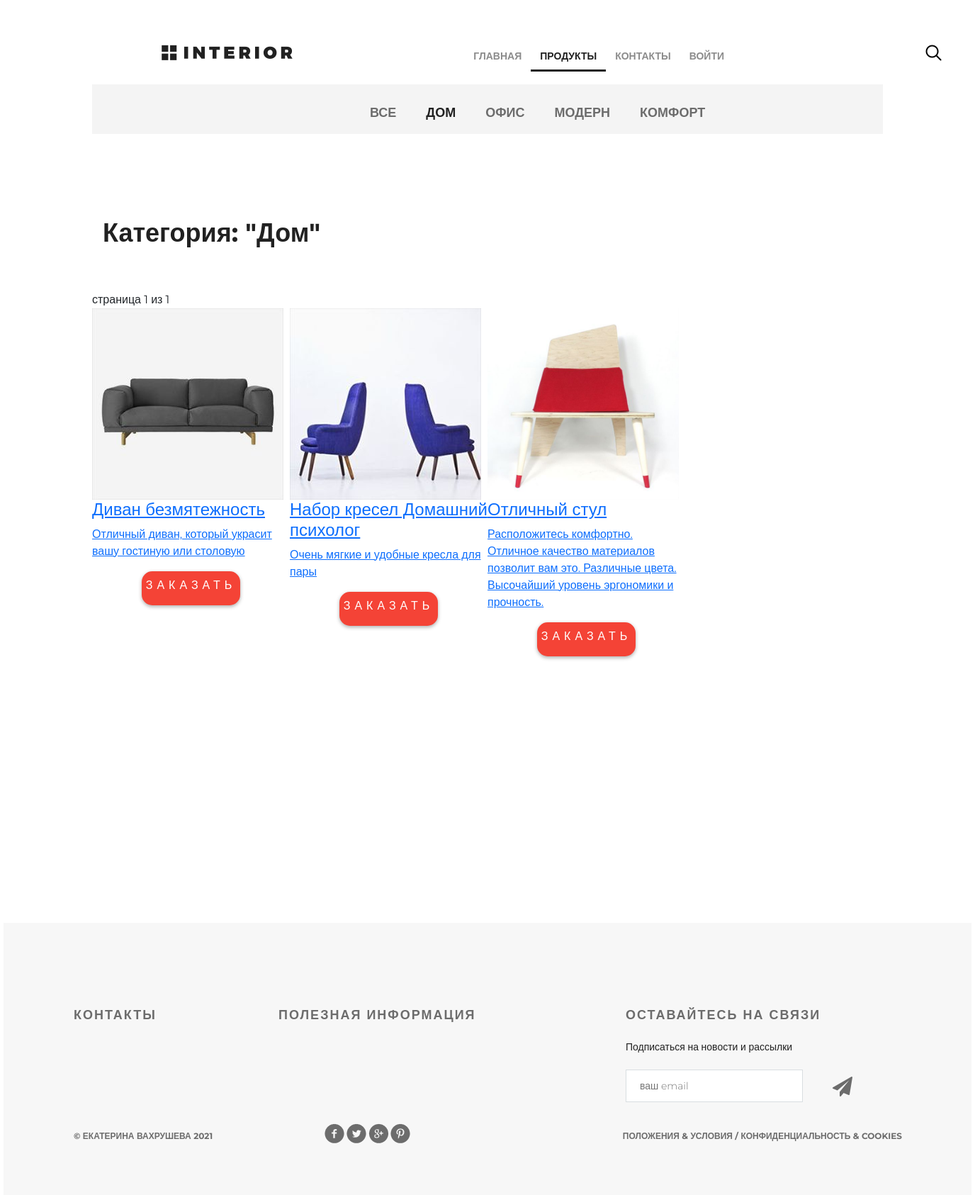
Page /products/category/1/page/1/ on the committed database.
### mainapp/models.py (models this page shows, shortened)
class ProductCategory(models.Model):
    objects: models.Manager()
    name = models.CharField(
        verbose_name='наименование',
        max_length=100,
        unique=True,
    )
    description = models.TextField(
        verbose_name='описание',
        blank=True,
    )
    is_deleted = models.BooleanField(
        default=False,
        verbose_name='категория удалена'
    )
    class Meta():
        verbose_name = 'категория'
        verbose_name_plural = 'категории'

class Product(models.Model):
    objects: models.Manager()
    category = models.ForeignKey(
        ProductCategory,
        on_delete=models.CASCADE
    )
    name = models.CharField(
        verbose_name='наименование',
        max_length=128
    )
    image = models.ImageField(
        upload_to='products_images',
        blank=True,
        verbose_name='фото'
    )
    short_desc = models.CharField(
        verbose_name='краткое описание',
        max_length=60,
        blank=True
    )
    description = models.TextField(
        verbose_name='описание',
        blank=True
    )
    price = models.DecimalField(
        verbose_name='цена',
        max_digits=8,
        decimal_places=2,
        default=0
    )
    quantity = models.PositiveIntegerField(
        verbose_name='количество',
        default=0
    )
    is_deleted = models.BooleanField(
        default=False,
        verbose_name='товар удален'
    )
    class Meta():
        verbose_name = 'товар'
        verbose_name_plural = 'товары'

### mainapp/views.py (the view)
def products_list(request, pk, page=1):
    if pk == 0:
        category = {
            'name': 'все',
            'pk': pk
        }
        products = Product.objects.filter(is_deleted=False).order_by('name')
    else:
        category = get_object_or_404(ProductCategory, pk=pk)
        products = Product.objects.filter(is_deleted=False,
                                          category__pk=pk).order_by('name')
    paginator = Paginator(products, 4)
    try:
        products_paginator = paginator.page(page)
    except PageNotAnInteger:
        products_paginator = paginator.page(1)
    except EmptyPage:
        products_paginator = paginator.page(paginator.num_pages)
    content = {
        'title': 'продукты',
        'links_menu': ProductCategory.objects.filter(is_deleted=False),
        'category': category,
        'products': products_paginator,
        'basket': get_basket(request.user),
    }
    return render(request, 'mainapp/products_list.html', content)

### mainapp/views.py (called while the page is built)
def get_basket(user):
    if user.is_authenticated:
        return Basket.objects.filter(user=user)
    else:
        return []

### mainapp/templates/mainapp/products_list.html (shortened to what this page needs)
{% extends 'layout.html' %}
{% load static %}
{% block content %}
<div class="hero-white">
    <div class="header clearfix">
        {% include 'includes/inc_main_menu.html' %}
    </div>
</div>
<div class="details">
    <div class="links clearfix">
        {% include 'includes/inc_categories_menu.html' %}
    </div>
    <div class="products_list">
        <div class="title clearfix">
            <h2>
                Категория: "{{ category.name|title }}"
            </h2>
        </div>
        <div class="paginator">
            <span class="current">
            страница {{ products.number }} из
            {{ products.paginator.num_pages }}
          </span>
        </div>
    </div>
    <div class="category-products clearfix">
        {% for product in products %}
        <div class="block">
            <a href="{% url 'products:product' product.pk %}">
                <img class="img_block" src="/media/{{ product.image }}"
                     alt="product">
                <div class="text">
                    <h4>{{ product.name }}</h4>
                    <p>{{ product.description }}</p>
                </div>
            </a>
            <a href="{% url 'basket:add' product.pk %}" class="red-button">
                заказать
            </a>
        </div>
        {% endfor %}
    </div>
</div>
</div>
<div class="clr"></div>
{% endblock %}

### geekshop/templates/layout.html (shortened to what this page needs)
<!DOCTYPE html>
{% load static %}
<html>
<head>
    <link rel="stylesheet"
          href="https://cdn.jsdelivr.net/npm/bootstrap@5.0.1/dist/css/bootstrap.min.css"
>
    <link rel="stylesheet"
          type="text/css"
          href="{% static '/style.css' %}">
    <link rel="stylesheet"
          href="{% static '/fonts/font-awesome/css/font-awesome.css' %}">
</head>
<body>
    <div class="container">
        {% block content %}
        {% endblock %}
        <div class="clr"></div>
    <div class="footer">
        <div class="clearfix">
            <div class="text-footer">
                <h3>контакты</h3>
            </div>
            <div class="text-footer">
                <h3>полезная информация</h3>
            </div>
            <div class="text-footer clearfix">
                <h3>Оставайтесь на связи</h3>
                <p>Подписаться на новости и рассылки</p>
                <form>
                    <input type="email" name="email" placeholder="ваш email">
                    <a href="#"><i class="fa fa-paper-plane fa-2x"
                                   aria-hidden="true"></i></a>
                </form>
            </div>
        </div>
        <p class="small">&copy; Екатерина Вахрушева {% now "Y" %}</p>
        <div class="social">
            <a href="#" class="social1"></a>
            <a href="#" class="social2"></a>
            <a href="#" class="social3"></a>
            <a href="#" class="social4"></a>
        </div>
        <p class="small">Положения &amp; Условия / Конфиденциальность &amp;
            Cookies</p>
    </div>
</body>
</html>

### geekshop/templates/includes/inc_main_menu.html (shortened to what this page needs)
<div class="header clearfix">
    <a href="{% url 'index' %}" class="logo"></a>
    <ul class="menu">
        <li><a href="{% url 'index' %}"
               class="">главная</a></li>
        <li><a href="{% url 'products:index' %}"
               class="{% if request.resolver_match.namespace == 'products' %}
            active
            {% endif %}">продукты</a></li>
        <li><a href="{% url 'contacts' %}"
               class="">контакты</a></li>
        <li>
        {% if user.is_authenticated %}
          <a href="{% url 'auth:logout' %}">выйти</a>
        {% else %}
          <a href="{% url 'auth:login' %}">войти</a>
        {% endif %}
         </li>
    </ul>
    <a href="#" class="search"></a>
</div>

### geekshop/templates/includes/inc_categories_menu.html (shortened to what this page needs)
<ul class="links-menu">
  <li>
    <a href="{% url 'products:category' 0 1 %}"
        >
      все
    </a>
  </li>
  {% for link in links_menu %}
    <li>
      <a href="{% url 'products:category' link.pk 1 %}"
        {% if request.resolver_match.url_name == 'category' and  request.resolver_match.kwargs.pk == link.pk %}
            class="active"
        {% endif %}
        >
        {{ link.name }}
      </a>
    </li>
  {% endfor %}
</ul>

### rows in the picture
ProductCategory: name "ДОМ", name "Дом"
ProductCategory: name "ОФИС"
ProductCategory: name "МОДЕРН"
ProductCategory: name "КОМФОРТ"
Product: image (picture), name "Диван безмятежность", description "Отличный диван, который украсит вашу гостиную или столовую"
Product: image (picture), name "Набор кресел Домашний психолог", description "Очень мягкие и удобные кресла для пары"
Product: image (picture), name "Отличный стул", description "Расположитесь комфортно. Отличное качество материалов позволит вам это. Различные цвета. Высочайший уровень эргономики и прочность."

### other values in the picture
{{ products.number }} "1"
{{ products.paginator.num_pages }} "1"
